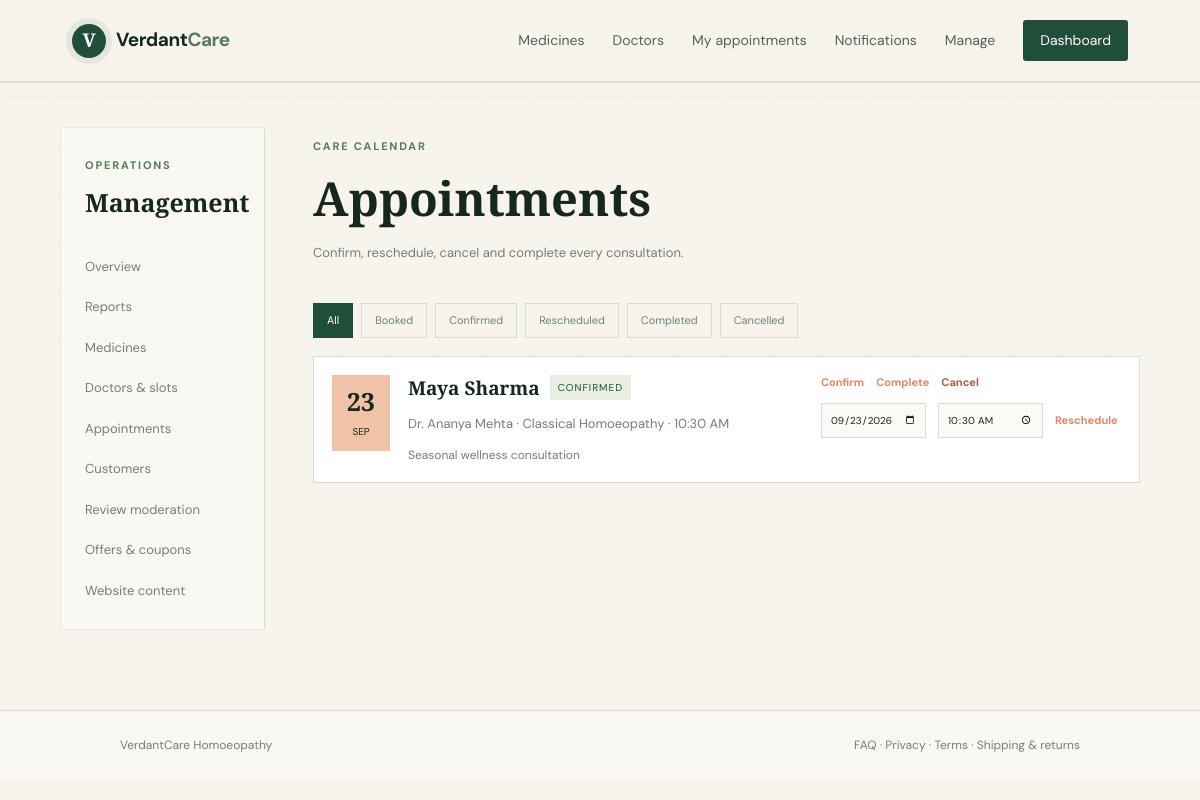
/manage/appointments/ (signed in), run on the app's committed database.
### store/models.py (models this page shows, shortened)
class Appointment(models.Model):
    STATUS_CHOICES = [("requested", "Booked"), ("confirmed", "Confirmed"), ("rescheduled", "Rescheduled"), ("completed", "Completed"), ("cancelled", "Cancelled")]
    customer = models.ForeignKey(User, on_delete=models.PROTECT, related_name="appointments")
    doctor = models.ForeignKey(Doctor, on_delete=models.PROTECT, related_name="appointments")
    appointment_date = models.DateField()
    appointment_time = models.TimeField()
    reason = models.TextField(blank=True)
    status = models.CharField(max_length=20, choices=STATUS_CHOICES, default="requested")
    created_at = models.DateTimeField(auto_now_add=True)
    class Meta:
        ordering = ["appointment_date", "appointment_time"]

class Doctor(models.Model):
    name = models.CharField(max_length=120)
    specialty = models.CharField(max_length=120)
    qualification = models.CharField(max_length=180, blank=True)
    bio = models.TextField(blank=True)
    experience_years = models.PositiveIntegerField(default=1)
    consultation_fee = models.DecimalField(max_digits=10, decimal_places=2, default=500)
    available = models.BooleanField(default=True)
    created_at = models.DateTimeField(auto_now_add=True)
    class Meta:
        ordering = ["name"]

### store/views.py (the view, shortened to what this page needs)
# urls.py: path("manage/appointments/", views.appointment_management, name="appointment_management"),
@user_passes_test(staff_required)
def appointment_management(request):
    status = request.GET.get("status", "")
    appointments = Appointment.objects.select_related("customer", "doctor").all()
    if status:
        appointments = appointments.filter(status=status)
    return render(request, "store/manage_appointments.html", {"appointments": appointments, "status": status, "status_choices": Appointment.STATUS_CHOICES})

### store/views.py (called while the page is built)
def staff_required(user):
    return user.is_authenticated and user.is_staff

### templates/store/manage_appointments.html (shortened to what this page needs)
{% extends 'manage_base.html' %}
{% block management_content %}
<div class="management-heading"><div><p class="eyebrow">Care calendar</p><h1>Appointments</h1><p class="muted">Confirm, reschedule, cancel and complete every consultation.</p></div></div>
<div class="filter-tabs"><a class="{% if not status %}active{% endif %}" href="{% url 'appointment_management' %}">All</a>{% for key,label in status_choices %}<a class="{% if status == key %}active{% endif %}" href="?status={{ key }}">{{ label }}</a>{% endfor %}</div>
<div class="appointment-management-list">{% for appointment in appointments %}<article class="appointment-management-row"><div class="date-block"><strong>{{ appointment.appointment_date|date:'d' }}</strong><span>{{ appointment.appointment_date|date:'M' }}</span></div><div class="appointment-main"><div class="row-title"><h2>{{ appointment.customer.get_full_name|default:appointment.customer.username }}</h2><span class="status status-{{ appointment.status }}">{{ appointment.get_status_display }}</span></div><p class="muted">Dr. {{ appointment.doctor.name }} · {{ appointment.doctor.specialty }} · {{ appointment.appointment_time|time:'g:i A' }}</p><p class="reason">{{ appointment.reason|default:'No reason provided.' }}</p></div><div class="appointment-actions"><form method="post">{% csrf_token %}<input type="hidden" name="appointment_id" value="{{ appointment.id }}"><button name="action" value="confirmed" type="submit">Confirm</button><button name="action" value="completed" type="submit">Complete</button><button name="action" value="cancelled" class="danger-link" type="submit">Cancel</button></form><form method="post" class="reschedule-form">{% csrf_token %}<input type="hidden" name="appointment_id" value="{{ appointment.id }}"><input type="hidden" name="action" value="reschedule"><input name="appointment_date" type="date" value="{{ appointment.appointment_date|date:'Y-m-d' }}" required><input name="appointment_time" type="time" value="{{ appointment.appointment_time|time:'H:i' }}" required><button type="submit">Reschedule</button></form></div></article>{% empty %}<p class="empty">No appointments in this view.</p>{% endfor %}</div>
{% endblock %}

### static/css/site.css (style rules this page uses)
:root { --ink:#17261f;--forest:#214d3b;--moss:#557c5d;--sage:#dfe9d9;--cream:#f6f4ed;--coral:#e48768;--line:#d8ddd4;--muted:#718078 }
* { box-sizing:border-box }
body { margin:0;background:var(--cream);color:var(--ink);font-family:'DM Sans',sans-serif;line-height:1.5 }
a { color:inherit;text-decoration:none }
.eyebrow,.card-kicker { text-transform:uppercase;letter-spacing:1.8px;font-size:11px;color:var(--moss);font-weight:700 }
.muted { color:var(--muted);font-size:13px }
input,select,textarea { border:1px solid var(--line);font:inherit;padding:12px;background:#fbfaf6;color:var(--ink);width:100% }
.date-block { background:#f0c2a7;text-align:center;padding:9px }
.date-block strong { display:block;font:700 25px 'Playfair Display',serif }
.date-block span { text-transform:uppercase;font-size:10px }
.status { font-size:10px;text-transform:uppercase;letter-spacing:1px;padding:5px 8px;background:#e8eee3;color:var(--forest) }

### static/css/motion.css (style rules this page uses)
body { animation:page-in .7s cubic-bezier(.22,.61,.36,1) both }
.medicine-card,.doctor-card,.appointment-row,.panel,.management-doctor,.management-table,.form-panel,.appointment-management-row,.review-moderation-card,.report-panel,.report-kpis>div,.notification-card { animation:page-in .65s both;transition:transform .3s ease,box-shadow .3s ease,border-color .3s ease }
.status { transition:transform .2s ease }
.report-tabs a,.filter-tabs a { transition:transform .2s ease,background .2s ease,color .2s ease }

### static/css/design.css (style rules this page uses)
:root { --paper:#f6f4ed;--paper-deep:#edf1e8;--ink-soft:#53635a;--shadow:0 22px 55px rgba(31,67,49,.09) }
html { overflow-x:hidden }
body { overflow-x:hidden;background:var(--paper);color:var(--ink) }
body:before { content:"";position:fixed;inset:0;pointer-events:none;opacity:.28;background-image:linear-gradient(rgba(33,77,59,.035) 1px,transparent 1px),linear-gradient(90deg,rgba(33,77,59,.035) 1px,transparent 1px);background-size:48px 48px;mask-image:linear-gradient(to bottom,black,transparent 75%);z-index:-1 }

### static/css/management.css (style rules this page uses)
.management-heading { display:flex;justify-content:space-between;align-items:end;gap:25px;margin-bottom:28px }
.management-heading h1 { font:700 47px 'Playfair Display',serif;margin:4px 0 8px }
.row-actions a,.row-actions button,.doctor-actions a,.doctor-actions button,.slot-form button,.appointment-actions button { border:0;background:transparent;color:var(--coral);font:700 11px 'DM Sans',sans-serif;cursor:pointer;padding:0 }
.danger-link { color:#ae5946!important }
.filter-tabs { display:flex;gap:8px;flex-wrap:wrap;margin-bottom:18px }
.filter-tabs a { padding:8px 13px;border:1px solid var(--line);font-size:11px;color:var(--muted) }
.filter-tabs a.active { background:var(--forest);border-color:var(--forest);color:white }
.appointment-management-list { display:grid;gap:12px }
.appointment-management-row { background:#fff;border:1px solid var(--line);padding:18px;display:grid;grid-template-columns:58px 1fr 300px;gap:18px;align-items:start }
.row-title { display:flex;gap:10px;align-items:center }
.row-title h2 { font:700 19px 'Playfair Display',serif;margin:0 }
.reason { font-size:12px;color:var(--muted);margin-bottom:0 }
.appointment-actions { display:grid;gap:14px }
.appointment-actions form { display:flex;gap:12px;align-items:center }
.reschedule-form input { width:105px;padding:8px;font-size:10px }

### data on the page
Appointment: appointment_date "23", appointment_date "SEP", customer.get_full_name "Maya Sharma", status "CONFIRMED", doctor.name "Ananya Mehta", doctor.specialty "Classical Homoeopathy", appointment_time "10:30 AM", reason "Seasonal wellness consultation", appointment_date "09/23/2026", appointment_time "10:30"

### other printed values
{{ label }} "Booked" "Confirmed" "Rescheduled" "Completed" "Cancelled"
